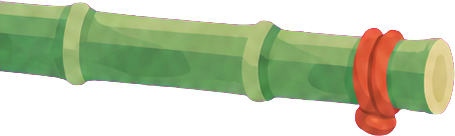
#> input picture tools/art/masters/bamboo-pole.png, 455 x 136 px, given in place of jade-dark-sweep.png, which was not available
$ python jade_pocket_art.py
#> lines starting #> are read from the running program, lines starting #| are printed output that depends on the picture
# The lucky pocket's pictures: the red hongbao's own, repainted. Only the reds go green, so the gold stays gold.
# Writes jade-*.png into Studio's art folder. From tools/art: ../sfx/.venv/Scripts/python -I jade_pocket_art.py
import glob, os, shutil
import numpy as np
from PIL import Image

ART = r"C:\Users\domch\Documents\Projects\bubu-studio\projects\bubu\art"
JADE_HUE = 142 / 360


def repaint(path, out):
    a = np.asarray(Image.open(path).convert("RGBA")).astype(np.float32) / 255
    r, g, b = a[..., 0], a[..., 1], a[..., 2]
    mx, mn = a[..., :3].max(-1), a[..., :3].min(-1)
    d = np.maximum(mx - mn, 1e-5)
    h = np.where(mx == r, ((g - b) / d) % 6, np.where(mx == g, (b - r) / d + 2, (r - g) / d + 4)) / 6
    s = np.where(mx > 0, d / np.maximum(mx, 1e-5), 0)
    v = mx
    # how red: full up to 18 degrees round red, none by 32, so orange and gold keep their own colour
    dist = np.minimum(h, 1 - h) * 360
    t = np.clip((32 - dist) / 14, 0, 1)
    nh = h * (1 - t) + JADE_HUE * t
    nv = v * (1 - t * 0.28)              # green reads brighter than red at the same value
    i = np.floor(nh * 6) % 6
    f = nh * 6 - np.floor(nh * 6)
    p, q, u = nv * (1 - s), nv * (1 - f * s), nv * (1 - (1 - f) * s)
    out_rgb = np.zeros(a.shape[:2] + (3,), np.float32)
    table = [(nv, u, p), (q, nv, p), (p, nv, u), (p, q, nv), (u, p, nv), (nv, p, q)]
    for k, (cr, cg, cb) in enumerate(table):
        m = i == k
        out_rgb[..., 0][m], out_rgb[..., 1][m], out_rgb[..., 2][m] = cr[m], cg[m], cb[m]
    res = np.dstack([out_rgb, a[..., 3]])
    Image.fromarray((np.clip(res, 0, 1) * 255 + 0.5).astype(np.uint8), "RGBA").save(out)


DOCS = {"pocket-parts": "jade-pocket-parts", "pocket-open": "jade-pocket-open", "pocket-away": "jade-pocket-away",
        "hongbao-bg": "jade-bg", "hongbao-bg-dark": "jade-bg-dark", "prize-small": "jade-prize", "coin-rain": "jade-rain"}
RENAME = {"pk2-red-body": "jade-body", "pk2-red-flap": "jade-flap", "pk2-red-flap-inside": "jade-flap-inside", "pk2-red-front": "jade-front",
          "pk2-red-seal": "jade-seal", "hb-red": "jade-ground", "hb-pattern": "jade-pattern", "hb-vignette": "jade-vignette",
          "hb-dark-sweep": "jade-dark-sweep", "pk2-beam": "jade-beam", "pk2-rays": "jade-rays"}
BOLT = "C:/Users/domch/Documents/Projects/bubu-ios/tools/art/out/final/stat-xp-bolt.png"

for src, to in DOCS.items():
    out = os.path.join(ART, to)
    os.makedirs(out, exist_ok=True)
    for f in glob.glob(os.path.join(ART, src, "*.png")):
        n = os.path.splitext(os.path.basename(f))[0]
        if n in RENAME:
            repaint(f, os.path.join(out, RENAME[n] + ".png"))
    # the XP bolt, the icon the app already uses, for the prize and the falling ones
    shutil.copy(BOLT, os.path.join(out, "jade-bolt.png"))
    print(to, sorted(os.listdir(out)))

# the prize's ground: a lighter green, not the red's dark one (the owner, 2 Nov 2026). Its shading kept, in that colour.
LIGHT = np.array([62, 168, 100], np.float32) / 255
p = os.path.join(ART, "jade-bg-dark", "jade-dark-sweep.png")
a = np.asarray(Image.open(p).convert("RGBA")).astype(np.float32) / 255
v = a[..., :3].max(-1)
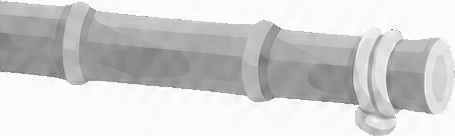
#> v: shape (136, 455) float32; min 0.392, max 1, mean 0.814
shade = v / max(float(np.percentile(v[a[..., 3] > 0.5], 95)), 1e-3)
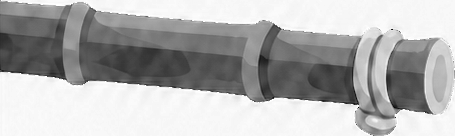
#> shade: shape (136, 455) float32; min 0.444, max 1.13, mean 0.922; drawn with min black and max white
rgb = LIGHT[None, None] * np.clip(0.9 + 0.1 * shade, 0, 1.1)[..., None]
Image.fromarray((np.clip(np.dstack([rgb, a[..., 3]]), 0, 1) * 255 + 0.5).astype(np.uint8), "RGBA").save(p)
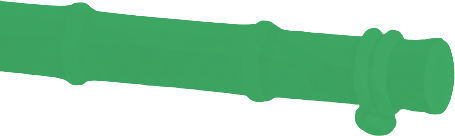
#> saved as jade-dark-sweep.png: PIL image 455x136 RGBA; mean R, G, B, A 61.7, 166.7, 99.2, 137.3; transparent parts drawn white

# the hongbao's lucky clouds (祥云) in pale green, for the lucky pocket's ground: their shading kept, the gold gone
PALE = np.array([214, 244, 216], np.float32) / 255
for src, name in [("pk3-cloud-puff", "jade-cloud"), ("pk3-cloud-puff-2", "jade-cloud-2"), ("pk3-cloud-wisp", "jade-cloud-wisp")]:
    a = np.asarray(Image.open("out/final/" + src + ".png").convert("RGBA")).astype(np.float32) / 255
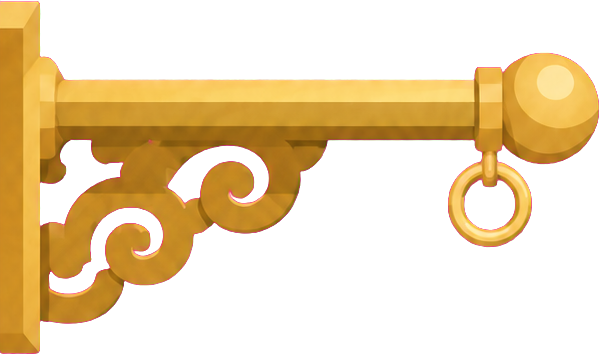
#> input picture tools/art/masters/brass-rod.png, 599 x 354 px, given in place of pk3-cloud-puff.png, which was not available
#> a: shape (354, 599, 4) float32
    shade = a[..., :3].mean(-1)
#> shade: shape (354, 599) float32
    shade = shade / max(float(np.percentile(shade[a[..., 3] > 0.5], 90)), 1e-3)
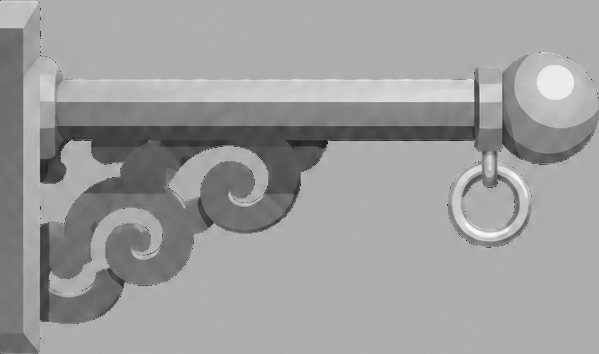
#> shade: shape (354, 599) float32; min 0.217, max 1.22, mean 0.836; drawn with min black and max white
    rgb = PALE[None, None] * np.clip(shade, 0.6, 1)[..., None]
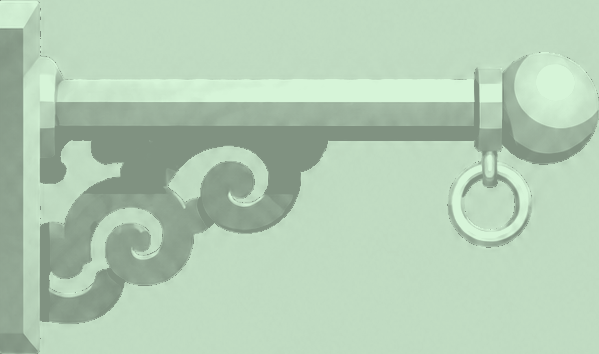
#> rgb: shape (354, 599, 3) float32; mean of channels 0, 1, 2 0.706, 0.804, 0.713; drawn as R, G, B
    Image.fromarray((np.clip(np.dstack([rgb, a[..., 3]]), 0, 1) * 255 + 0.5).astype(np.uint8), "RGBA").save(os.path.join(ART, "jade-bg", name + ".png"))
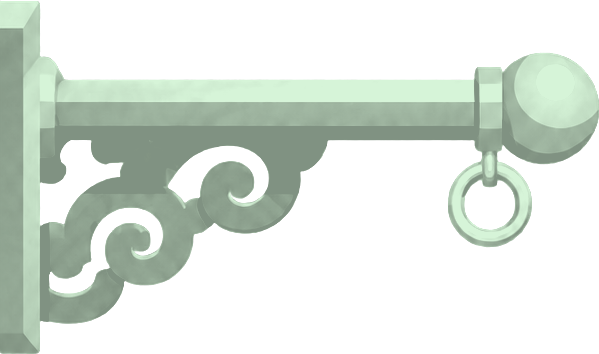
#> saved as jade-cloud.png: PIL image 599x354 RGBA; mean R, G, B, A 179.9, 205.2, 181.7, 98.3; transparent parts drawn white
#> (the run stopped early here; a loop or call above may not have finished)
